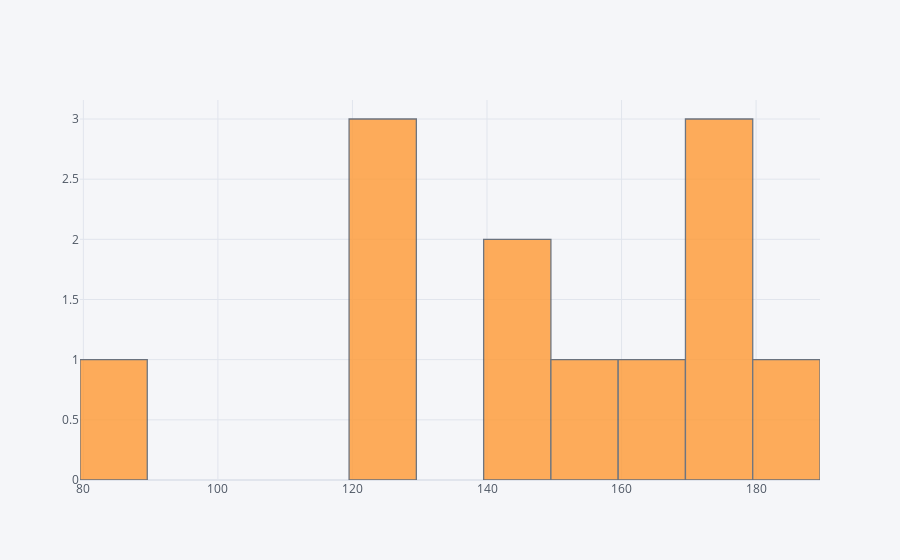

Notebook source saved alongside this figure:
### Code cell
VPollos[VPollos['WeekDay']==1]['Pollos Vendidos'].iplot(kind='hist',bins=20)

### Figure 1 — Plotly figure (JSON) as saved in the notebook; plotly's stock layout.template omitted (floating-point values rounded to 4 significant figures)
{"data": [{"histfunc": "count", "histnorm": "", "marker": {"color": "rgba(255, 153, 51, 1.0)", "line": {"color": "#4D5663", "width": 1.3}}, "name": "Pollos Vendidos", "nbinsx": 20, "opacity": 0.8, "orientation": "v", "type": "histogram", "x": [184, 122, 84, 122, 160, 120, 140, 158, 170, 179, 176, 148]}], "layout": {"barmode": "overlay", "legend": {"bgcolor": "#F5F6F9", "font": {"color": "#4D5663"}}, "paper_bgcolor": "#F5F6F9", "plot_bgcolor": "#F5F6F9", "title": {"font": {"color": "#4D5663"}}, "xaxis": {"gridcolor": "#E1E5ED", "showgrid": true, "tickfont": {"color": "#4D5663"}, "title": {"font": {"color": "#4D5663"}, "text": ""}, "zerolinecolor": "#E1E5ED"}, "yaxis": {"gridcolor": "#E1E5ED", "showgrid": true, "tickfont": {"color": "#4D5663"}, "title": {"font": {"color": "#4D5663"}, "text": ""}, "zerolinecolor": "#E1E5ED"}}}
